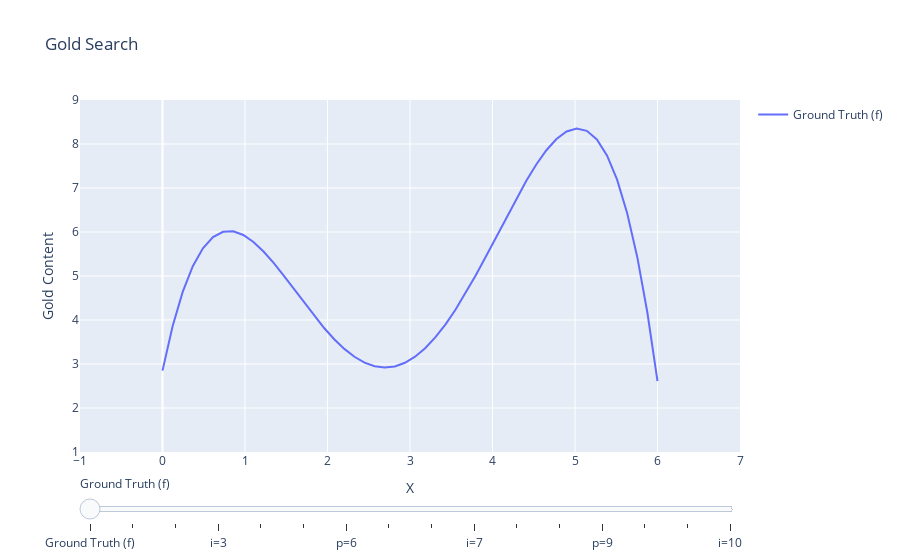

Notebook source saved alongside this figure:
### Markdown cell above
Plotly can be animated by adding a [slider](https://plotly.com/python/sliders/) to the figure layout. Note, the first couple points are the uniformly random samples. These are followed by alternating the surrogate function and a query point.

### Code cell
fig = go.Figure()
# Plot our groundtruth function for comparison.
fig.add_trace(plot_groundtruth(x=x, y=y, kwargs=get_line_kwargs()))
# Iterate through the trials.
n = len(ax_client.generation_strategy._generator_runs)
j = len(fig.data)
for i in range(n):
    # Not every iteration has predictions.
    if i in predictions:
        fig.add_trace(
            plot_predictions(x=x, predictions=predictions, i=i),
        )
    # Finally, add where we observed this iteration.
    fig.add_trace(
        plot_observed(
            ax_client=ax_client,
            gold_fn=gold,
            i=i,
            kwargs=get_scatter_kwargs(),
        )
    )
# Create the animation steps.
steps = [
    dict(
        method="update",
        label=fig.data[i].name,
        args=[
            {
                "visible": [True] * (j + i) + [False] * (len(fig.data)),
                "title": str(i),
            }
        ],
    )
    for i in range(len(fig.data))
]
# Format the layout of the plot
fig.update_yaxes(range=[1, 9])
fig.update_xaxes(range=[-1, 7])
fig.update_layout(
    title="Gold Search",
    xaxis=dict(title="X"),
    yaxis=dict(title="Gold Content"),
    # Add the animation steps onto the layout.
    sliders=[dict(active=0, steps=steps)],
)
render_plotly_html(fig)

### Figure 1 — Plotly figure (JSON) as saved in the notebook; plotly's stock layout.template omitted (floating-point values rounded to 4 significant figures)
{"data": [{"hoverinfo": "skip", "mode": "lines", "name": "Ground Truth (f)", "showlegend": true, "type": "scatter", "x": [0, 0.1224, 0.2449, 0.3673, 0.4898, 0.6122, 0.7347, 0.8571, 0.9796, 1.102, 1.224, 1.347, 1.469, 1.592, 1.714, 1.837, 1.959, 2.082, 2.204, 2.327, 2.449, 2.571, 2.694, 2.816, 2.939, 3.061, 3.184, 3.306, 3.429, 3.551, 3.673, 3.796, 3.918, 4.041, 4.163, 4.286, 4.408, 4.531, 4.653, 4.776, 4.898, 5.02, 5.143, 5.265, 5.388, 5.51, 5.633, 5.755, 5.878, 6], "y": [2.85, 3.856, 4.638, 5.222, 5.629, 5.883, 6.005, 6.015, 5.932, 5.773, 5.556, 5.296, 5.008, 4.704, 4.398, 4.099, 3.818, 3.564, 3.344, 3.165, 3.031, 2.949, 2.919, 2.945, 3.028, 3.166, 3.359, 3.604, 3.897, 4.233, 4.607, 5.012, 5.438, 5.877, 6.319, 6.751, 7.161, 7.535, 7.858, 8.114, 8.285, 8.353, 8.299, 8.102, 7.74, 7.19, 6.427, 5.428, 4.164, 2.61]}, {"marker": {"size": 10}, "mode": "markers", "name": "i=1", "opacity": 1, "showlegend": true, "type": "scatter", "visible": false, "x": [0.3287], "y": [5.058]}, {"marker": {"size": 10}, "mode": "markers", "name": "i=2", "opacity": 1, "showlegend": true, "type": "scatter", "visible": false, "x": [1.435], "y": [5.092]}, {"marker": {"size": 10}, "mode": "markers", "name": "i=3", "opacity": 1, "showlegend": true, "type": "scatter", "visible": false, "x": [1.145], "y": [5.703]}, {"marker": {"size": 10}, "mode": "markers", "name": "i=4", "opacity": 1, "showlegend": true, "type": "scatter", "visible": false, "x": [4.013], "y": [5.777]}, {"marker": {"size": 10}, "mode": "markers", "name": "i=5", "opacity": 1, "showlegend": true, "type": "scatter", "visible": false, "x": [2.451], "y": [3.03]}, {"fill": "toself", "hoverinfo": "skip", "name": "p=6", "opacity": 0.6, "showlegend": true, "type": "scatter", "visible": false, "x": [0, 0.1224, 0.2449, 0.3673, 0.4898, 0.6122, 0.7347, 0.8571, 0.9796, 1.102, 1.224, 1.347, 1.469, 1.592, 1.714, 1.837, 1.959, 2.082, 2.204, 2.327, 2.449, 2.571, 2.694, 2.816, 2.939, 3.061, 3.184, 3.306, 3.429, 3.551, 3.673, 3.796, 3.918, 4.041, 4.163, 4.286, 4.408, 4.531, 4.653, 4.776, 4.898, 5.02, 5.143, 5.265, 5.388, 5.51, 5.633, 5.755, 5.878, 6, 6, 5.878, 5.755, 5.633, 5.51, 5.388, 5.265, 5.143, 5.02, 4.898, 4.776, 4.653, 4.531, 4.408, 4.286, 4.163, 4.041, 3.918, 3.796, 3.673, 3.551, 3.429, 3.306, 3.184, 3.061, 2.939, 2.816, 2.694, 2.571, 2.449, 2.327, 2.204, 2.082, 1.959, 1.837, 1.714, 1.592, 1.469, 1.347, 1.224, 1.102, 0.9796, 0.8571, 0.7347, 0.6122, 0.4898, 0.3673, 0.2449, 0.1224, 0], "y": [5.073, 5.0, 5.033, 5.164, 5.358, 5.557, 5.712, 5.793, 5.793, 5.714, 5.56, 5.338, 5.071, 4.789, 4.51, 4.232, 3.948, 3.662, 3.396, 3.193, 3.1, 3.151, 3.346, 3.653, 4.026, 4.414, 4.773, 5.074, 5.3, 5.454, 5.553, 5.624, 5.704, 5.823, 5.999, 6.23, 6.498, 6.784, 7.065, 7.327, 7.557, 7.75, 7.906, 8.026, 8.114, 8.176, 8.215, 8.237, 8.247, 8.246, 2.104, 2.199, 2.315, 2.454, 2.622, 2.821, 3.056, 3.327, 3.635, 3.976, 4.342, 4.717, 5.079, 5.399, 5.639, 5.765, 5.747, 5.576, 5.273, 4.882, 4.454, 4.04, 3.677, 3.389, 3.188, 3.067, 3.011, 2.998, 3.008, 3.031, 3.074, 3.162, 3.323, 3.57, 3.894, 4.268, 4.649, 5.0, 5.294, 5.515, 5.644, 5.668, 5.606, 5.494, 5.365, 5.235, 5.095, 4.922, 4.698, 4.422]}, {"marker": {"size": 10}, "mode": "markers", "name": "i=6", "opacity": 1, "showlegend": true, "type": "scatter", "visible": false, "x": [4.195], "y": [6.431]}, {"fill": "toself", "hoverinfo": "skip", "name": "p=7", "opacity": 0.6, "showlegend": true, "type": "scatter", "visible": false, "x": [0, 0.1224, 0.2449, 0.3673, 0.4898, 0.6122, 0.7347, 0.8571, 0.9796, 1.102, 1.224, 1.347, 1.469, 1.592, 1.714, 1.837, 1.959, 2.082, 2.204, 2.327, 2.449, 2.571, 2.694, 2.816, 2.939, 3.061, 3.184, 3.306, 3.429, 3.551, 3.673, 3.796, 3.918, 4.041, 4.163, 4.286, 4.408, 4.531, 4.653, 4.776, 4.898, 5.02, 5.143, 5.265, 5.388, 5.51, 5.633, 5.755, 5.878, 6, 6, 5.878, 5.755, 5.633, 5.51, 5.388, 5.265, 5.143, 5.02, 4.898, 4.776, 4.653, 4.531, 4.408, 4.286, 4.163, 4.041, 3.918, 3.796, 3.673, 3.551, 3.429, 3.306, 3.184, 3.061, 2.939, 2.816, 2.694, 2.571, 2.449, 2.327, 2.204, 2.082, 1.959, 1.837, 1.714, 1.592, 1.469, 1.347, 1.224, 1.102, 0.9796, 0.8571, 0.7347, 0.6122, 0.4898, 0.3673, 0.2449, 0.1224, 0], "y": [5.012, 4.967, 5.025, 5.168, 5.358, 5.547, 5.695, 5.774, 5.776, 5.7, 5.55, 5.337, 5.082, 4.809, 4.532, 4.253, 3.972, 3.691, 3.429, 3.216, 3.085, 3.06, 3.145, 3.319, 3.552, 3.813, 4.076, 4.327, 4.563, 4.796, 5.041, 5.311, 5.616, 5.947, 6.288, 6.624, 6.954, 7.285, 7.621, 7.962, 8.303, 8.635, 8.95, 9.24, 9.499, 9.724, 9.913, 10.07, 10.19, 10.28, 2.497, 2.813, 3.164, 3.548, 3.961, 4.396, 4.841, 5.282, 5.701, 6.074, 6.377, 6.587, 6.684, 6.657, 6.507, 6.247, 5.905, 5.507, 5.071, 4.618, 4.172, 3.761, 3.412, 3.144, 2.966, 2.875, 2.855, 2.885, 2.945, 3.022, 3.119, 3.252, 3.439, 3.689, 3.997, 4.342, 4.693, 5.02, 5.299, 5.511, 5.638, 5.672, 5.625, 5.524, 5.396, 5.258, 5.106, 4.926, 4.702, 4.426]}, {"marker": {"size": 10}, "mode": "markers", "name": "i=7", "opacity": 1, "showlegend": true, "type": "scatter", "visible": false, "x": [4.491], "y": [7.419]}, {"fill": "toself", "hoverinfo": "skip", "name": "p=8", "opacity": 0.6, "showlegend": true, "type": "scatter", "visible": false, "x": [0, 0.1224, 0.2449, 0.3673, 0.4898, 0.6122, 0.7347, 0.8571, 0.9796, 1.102, 1.224, 1.347, 1.469, 1.592, 1.714, 1.837, 1.959, 2.082, 2.204, 2.327, 2.449, 2.571, 2.694, 2.816, 2.939, 3.061, 3.184, 3.306, 3.429, 3.551, 3.673, 3.796, 3.918, 4.041, 4.163, 4.286, 4.408, 4.531, 4.653, 4.776, 4.898, 5.02, 5.143, 5.265, 5.388, 5.51, 5.633, 5.755, 5.878, 6, 6, 5.878, 5.755, 5.633, 5.51, 5.388, 5.265, 5.143, 5.02, 4.898, 4.776, 4.653, 4.531, 4.408, 4.286, 4.163, 4.041, 3.918, 3.796, 3.673, 3.551, 3.429, 3.306, 3.184, 3.061, 2.939, 2.816, 2.694, 2.571, 2.449, 2.327, 2.204, 2.082, 1.959, 1.837, 1.714, 1.592, 1.469, 1.347, 1.224, 1.102, 0.9796, 0.8571, 0.7347, 0.6122, 0.4898, 0.3673, 0.2449, 0.1224, 0], "y": [4.689, 4.757, 4.915, 5.134, 5.374, 5.593, 5.756, 5.843, 5.842, 5.752, 5.572, 5.315, 5.007, 4.685, 4.371, 4.077, 3.804, 3.552, 3.329, 3.15, 3.033, 2.992, 3.029, 3.133, 3.286, 3.47, 3.672, 3.887, 4.122, 4.388, 4.695, 5.05, 5.449, 5.878, 6.32, 6.754, 7.163, 7.533, 7.863, 8.166, 8.461, 8.764, 9.086, 9.433, 9.803, 10.19, 10.59, 10.99, 11.38, 11.75, 4.598, 5.21, 5.811, 6.383, 6.907, 7.362, 7.729, 7.99, 8.132, 8.149, 8.045, 7.832, 7.529, 7.161, 6.751, 6.318, 5.877, 5.44, 5.01, 4.592, 4.192, 3.823, 3.503, 3.248, 3.067, 2.959, 2.915, 2.921, 2.963, 3.03, 3.125, 3.26, 3.447, 3.692, 3.989, 4.322, 4.667, 5.004, 5.312, 5.569, 5.748, 5.826, 5.802, 5.696, 5.534, 5.342, 5.129, 4.896, 4.631, 4.324]}, {"marker": {"size": 10}, "mode": "markers", "name": "i=8", "opacity": 1, "showlegend": true, "type": "scatter", "visible": false, "x": [4.608], "y": [7.746]}, {"fill": "toself", "hoverinfo": "skip", "name": "p=9", "opacity": 0.6, "showlegend": true, "type": "scatter", "visible": false, "x": [0, 0.1224, 0.2449, 0.3673, 0.4898, 0.6122, 0.7347, 0.8571, 0.9796, 1.102, 1.224, 1.347, 1.469, 1.592, 1.714, 1.837, 1.959, 2.082, 2.204, 2.327, 2.449, 2.571, 2.694, 2.816, 2.939, 3.061, 3.184, 3.306, 3.429, 3.551, 3.673, 3.796, 3.918, 4.041, 4.163, 4.286, 4.408, 4.531, 4.653, 4.776, 4.898, 5.02, 5.143, 5.265, 5.388, 5.51, 5.633, 5.755, 5.878, 6, 6, 5.878, 5.755, 5.633, 5.51, 5.388, 5.265, 5.143, 5.02, 4.898, 4.776, 4.653, 4.531, 4.408, 4.286, 4.163, 4.041, 3.918, 3.796, 3.673, 3.551, 3.429, 3.306, 3.184, 3.061, 2.939, 2.816, 2.694, 2.571, 2.449, 2.327, 2.204, 2.082, 1.959, 1.837, 1.714, 1.592, 1.469, 1.347, 1.224, 1.102, 0.9796, 0.8571, 0.7347, 0.6122, 0.4898, 0.3673, 0.2449, 0.1224, 0], "y": [4.576, 4.7, 4.896, 5.137, 5.386, 5.606, 5.769, 5.854, 5.851, 5.757, 5.572, 5.312, 5.002, 4.676, 4.357, 4.058, 3.783, 3.534, 3.318, 3.146, 3.031, 2.984, 3.006, 3.089, 3.22, 3.387, 3.582, 3.802, 4.05, 4.335, 4.662, 5.034, 5.443, 5.877, 6.319, 6.752, 7.162, 7.534, 7.861, 8.142, 8.387, 8.613, 8.839, 9.079, 9.346, 9.644, 9.976, 10.34, 10.72, 11.12, 5.935, 6.521, 7.055, 7.522, 7.907, 8.198, 8.387, 8.469, 8.447, 8.33, 8.129, 7.86, 7.534, 7.161, 6.751, 6.318, 5.877, 5.441, 5.016, 4.607, 4.221, 3.866, 3.557, 3.305, 3.119, 3.0, 2.941, 2.933, 2.965, 3.031, 3.13, 3.271, 3.463, 3.708, 4.001, 4.327, 4.667, 5.002, 5.311, 5.572, 5.756, 5.842, 5.828, 5.728, 5.566, 5.363, 5.134, 4.883, 4.605, 4.291]}, {"marker": {"size": 10}, "mode": "markers", "name": "i=9", "opacity": 1, "showlegend": true, "type": "scatter", "visible": false, "x": [4.7], "y": [7.964]}, {"fill": "toself", "hoverinfo": "skip", "name": "p=10", "opacity": 0.6, "showlegend": true, "type": "scatter", "visible": false, "x": [0, 0.1224, 0.2449, 0.3673, 0.4898, 0.6122, 0.7347, 0.8571, 0.9796, 1.102, 1.224, 1.347, 1.469, 1.592, 1.714, 1.837, 1.959, 2.082, 2.204, 2.327, 2.449, 2.571, 2.694, 2.816, 2.939, 3.061, 3.184, 3.306, 3.429, 3.551, 3.673, 3.796, 3.918, 4.041, 4.163, 4.286, 4.408, 4.531, 4.653, 4.776, 4.898, 5.02, 5.143, 5.265, 5.388, 5.51, 5.633, 5.755, 5.878, 6, 6, 5.878, 5.755, 5.633, 5.51, 5.388, 5.265, 5.143, 5.02, 4.898, 4.776, 4.653, 4.531, 4.408, 4.286, 4.163, 4.041, 3.918, 3.796, 3.673, 3.551, 3.429, 3.306, 3.184, 3.061, 2.939, 2.816, 2.694, 2.571, 2.449, 2.327, 2.204, 2.082, 1.959, 1.837, 1.714, 1.592, 1.469, 1.347, 1.224, 1.102, 0.9796, 0.8571, 0.7347, 0.6122, 0.4898, 0.3673, 0.2449, 0.1224, 0], "y": [4.554, 4.689, 4.893, 5.138, 5.388, 5.609, 5.771, 5.855, 5.852, 5.757, 5.572, 5.312, 5.003, 4.677, 4.357, 4.057, 3.781, 3.533, 3.317, 3.146, 3.031, 2.983, 3.002, 3.082, 3.211, 3.377, 3.572, 3.793, 4.044, 4.332, 4.661, 5.034, 5.444, 5.877, 6.319, 6.752, 7.163, 7.535, 7.857, 8.126, 8.348, 8.538, 8.716, 8.9, 9.106, 9.344, 9.62, 9.934, 10.28, 10.66, 6.278, 6.838, 7.336, 7.759, 8.095, 8.334, 8.474, 8.515, 8.463, 8.329, 8.123, 7.857, 7.534, 7.162, 6.752, 6.318, 5.877, 5.441, 5.017, 4.609, 4.223, 3.871, 3.563, 3.312, 3.126, 3.005, 2.945, 2.935, 2.966, 3.031, 3.131, 3.274, 3.466, 3.712, 4.004, 4.329, 4.668, 5.002, 5.311, 5.571, 5.756, 5.843, 5.831, 5.733, 5.57, 5.367, 5.136, 4.881, 4.599, 4.282]}, {"marker": {"size": 10}, "mode": "markers", "name": "i=10", "opacity": 1, "showlegend": true, "type": "scatter", "visible": false, "x": [4.79], "y": [8.139]}], "layout": {"sliders": [{"active": 0, "steps": [{"args": [{"title": "0", "visible": [true, false, false, false, false, false, false, false, false, false, false, false, false, false, false, false, false]}], "label": "Ground Truth (f)", "method": "update"}, {"args": [{"title": "1", "visible": [true, true, false, false, false, false, false, false, false, false, false, false, false, false, false, false, false, false]}], "label": "i=1", "method": "update"}, {"args": [{"title": "2", "visible": [true, true, true, false, false, false, false, false, false, false, false, false, false, false, false, false, false, false, false]}], "label": "i=2", "method": "update"}, {"args": [{"title": "3", "visible": [true, true, true, true, false, false, false, false, false, false, false, false, false, false, false, false, false, false, false, false]}], "label": "i=3", "method": "update"}, {"args": [{"title": "4", "visible": [true, true, true, true, true, false, false, false, false, false, false, false, false, false, false, false, false, false, false, false, false]}], "label": "i=4", "method": "update"}, {"args": [{"title": "5", "visible": [true, true, true, true, true, true, false, false, false, false, false, false, false, false, false, false, false, false, false, false, false, false]}], "label": "i=5", "method": "update"}, {"args": [{"title": "6", "visible": [true, true, true, true, true, true, true, false, false, false, false, false, false, false, false, false, false, false, false, false, false, false, false]}], "label": "p=6", "method": "update"}, {"args": [{"title": "7", "visible": [true, true, true, true, true, true, true, true, false, false, false, false, false, false, false, false, false, false, false, false, false, false, false, false]}], "label": "i=6", "method": "update"}, {"args": [{"title": "8", "visible": [true, true, true, true, true, true, true, true, true, false, false, false, false, false, false, false, false, false, false, false, false, false, false, false, false]}], "label": "p=7", "method": "update"}, {"args": [{"title": "9", "visible": [true, true, true, true, true, true, true, true, true, true, false, false, false, false, false, false, false, false, false, false, false, false, false, false, false, false]}], "label": "i=7", "method": "update"}, {"args": [{"title": "10", "visible": [true, true, true, true, true, true, true, true, true, true, true, false, false, false, false, false, false, false, false, false, false, false, false, false, false, false, false]}], "label": "p=8", "method": "update"}, {"args": [{"title": "11", "visible": [true, true, true, true, true, true, true, true, true, true, true, true, false, false, false, false, false, false, false, false, false, false, false, false, false, false, false, false]}], "label": "i=8", "method": "update"}, {"args": [{"title": "12", "visible": [true, true, true, true, true, true, true, true, true, true, true, true, true, false, false, false, false, false, false, false, false, false, false, false, false, false, false, false, false]}], "label": "p=9", "method": "update"}, {"args": [{"title": "13", "visible": [true, true, true, true, true, true, true, true, true, true, true, true, true, true, false, false, false, false, false, false, false, false, false, false, false, false, false, false, false, false]}], "label": "i=9", "method": "update"}, {"args": [{"title": "14", "visible": [true, true, true, true, true, true, true, true, true, true, true, true, true, true, true, false, false, false, false, false, false, false, false, false, false, false, false, false, false, false, false]}], "label": "p=10", "method": "update"}, {"args": [{"title": "15", "visible": [true, true, true, true, true, true, true, true, true, true, true, true, true, true, true, true, false, false, false, false, false, false, false, false, false, false, false, false, false, false, false, false]}], "label": "i=10", "method": "update"}]}], "title": {"text": "Gold Search"}, "xaxis": {"range": [-1, 7], "title": {"text": "X"}}, "yaxis": {"range": [1, 9], "title": {"text": "Gold Content"}}}}
